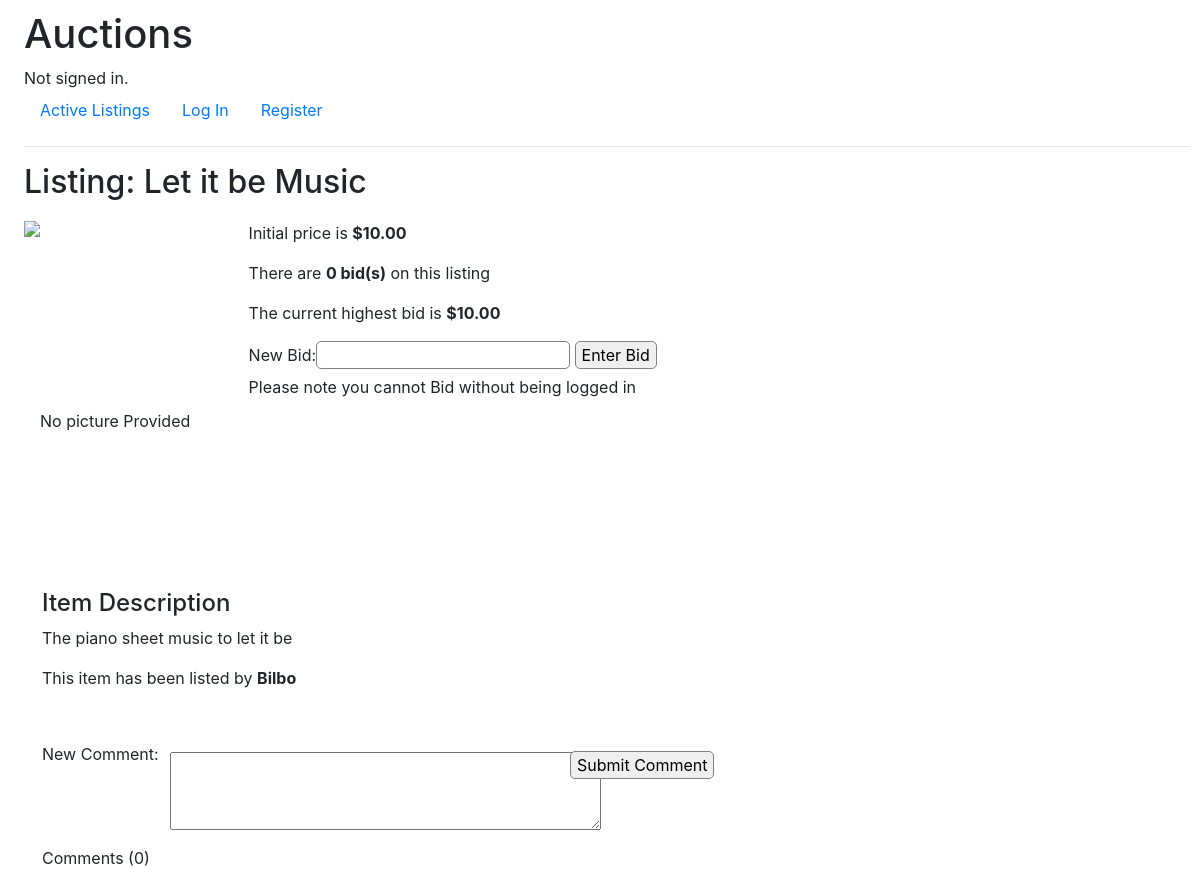
Before: /listing/15 with the older database file.
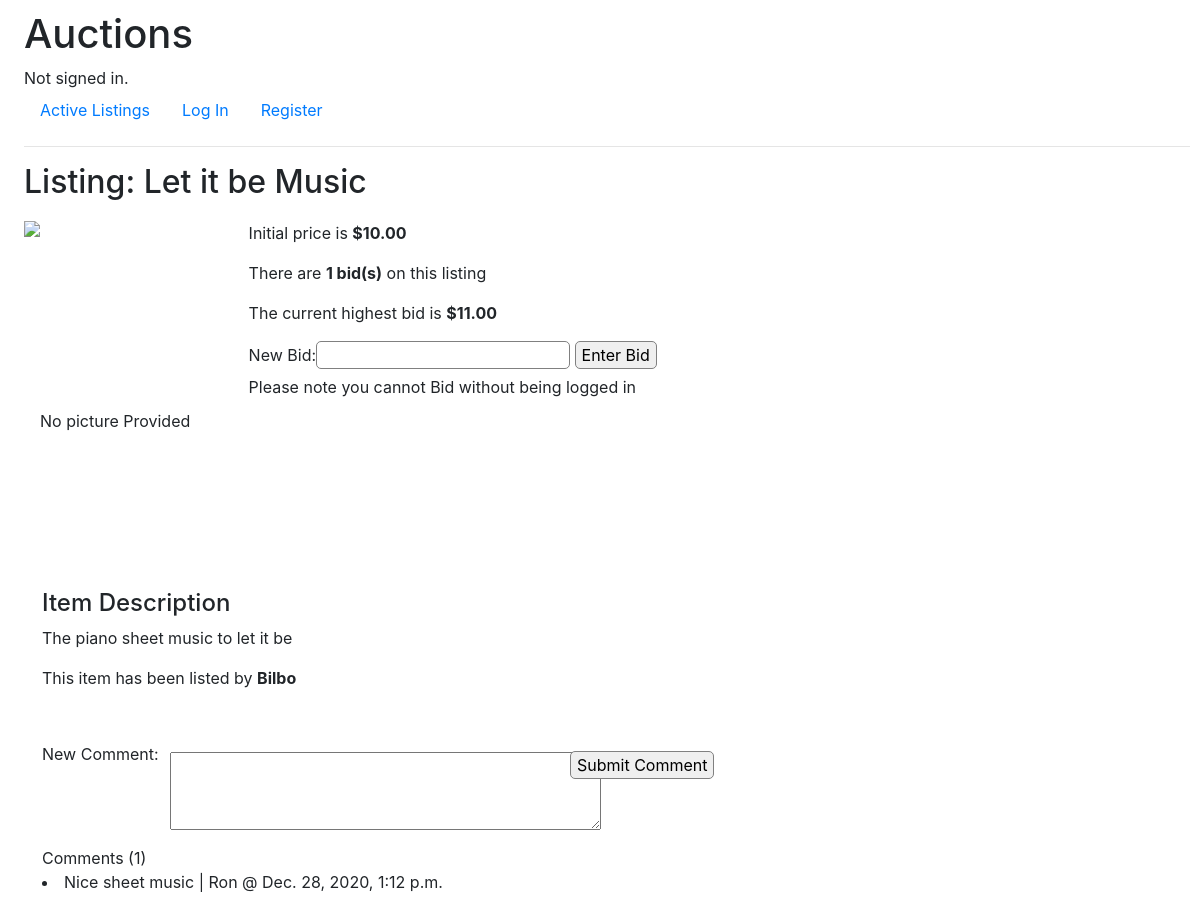
After: the same page with the newer database file.
### auctions/models.py (models this page shows, shortened)
class Auction_listings(models.Model):
    name = models.CharField(max_length=64)
    body_text = models.TextField()
    init_price = models.DecimalField(decimal_places=2, max_digits=9)
    picture = models.URLField(null = True, blank=True)
    category = models.CharField(default= "Fashion", max_length=16)
    status = models.BooleanField(default = True)
    owner = models.ForeignKey(User, on_delete = models.CASCADE, default = 2, related_name="owner")
    winner = models.ForeignKey(User, on_delete = models.CASCADE, blank = True, null = True, related_name="winner")
    watching = models.ManyToManyField(User, blank = True, related_name="watchlist")

class Bids(models.Model):
    bidding_user = models.ForeignKey(User, on_delete = models.CASCADE)
    selling_item = models.ForeignKey(Auction_listings, on_delete = models.CASCADE, related_name="item")
    bid_value = models.DecimalField(decimal_places=2, max_digits=9)
    created = models.DateTimeField(auto_now_add=True)

class Comment(models.Model):
    commenter = models.ForeignKey(User, on_delete = models.CASCADE, related_name = "my_comments")
    item = models.ForeignKey(Auction_listings, on_delete = models.CASCADE, related_name="comments")
    comment = models.TextField()
    created = models.DateTimeField(auto_now_add=True)

class User(AbstractUser):
    pass

### auctions/views.py (the view)
# urls.py: path("listing/<int:Auction_listings_id>", views.listing, name="listing"),
def listing(request, Auction_listings_id):
    all_listings = Auction_listings.objects.order_by().values_list('id', flat=True).distinct()
    valid = Auction_listings.objects.filter(id = Auction_listings_id).get().status
    listing = Auction_listings.objects.get(id = Auction_listings_id)
    bids = Bids.objects.filter(selling_item = Auction_listings_id).order_by('bid_value')
    comments = Comment.objects.filter(item = listing)
    no_bids = Bids.objects.filter(selling_item = Auction_listings_id).count()
    no_comments = Comment.objects.filter(item = Auction_listings_id).count()
    user = request.user
    lister = listing.owner
    if Bids.objects.filter(selling_item = Auction_listings_id).order_by('-bid_value').first() is not None:
        highest_bid_2 = Bids.objects.filter(selling_item = Auction_listings_id).order_by('-bid_value').first()  #if no preexisting need to get starting
        highest_bid = highest_bid_2.bid_value
    else:
        highest_bid = listing.init_price
    if listing.winner != None:
        winner = listing.winner
    elif listing.winner == None and valid == False:
        winner = "No one"
    else:
        winner = None
    if 'message' not in locals() :
        message = ""
    if Auction_listings_id not in all_listings:
        return render(request, "auctions/error_message.html", {
            "message": "This page does not exist" + str(all_listings) #Just to check which values are in all_listings
        })
    else:
        form = NewBidForm(request.POST)
        form_2 = NewCommentForm(request.POST)
        return render(request, "auctions/listing.html", {
            "listing": listing,
            "bids": bids,
            "form": form,
            "comment_form": form_2,
            "comments": comments,
            "no_comments": no_comments,
            "no_bids": no_bids,
            "valid": valid,
            "user": user,
            "lister":lister,
            "highest_bid":highest_bid,
            "message": message,
            "winner": winner
        })

### auctions/forms.py
class NewBidForm(forms.Form):
    new_bid = forms.FloatField(widget = forms.NumberInput, label = "New Bid", required= False)

class NewCommentForm(forms.Form):
    comment_content = forms.CharField(widget= forms.Textarea(attrs={'rows':3,'cols': 40}), label= "New Comment", required = False)

### auctions/templates/auctions/listing.html (shortened to what this page needs)
{% extends "auctions/layout.html" %}
{% load static %}
{% block body %}
    <link href="{% static 'auctions/css/listing.css' %}" rel="stylesheet">
    <h2>Listing: {{listing.name}}</h2>
    <div style= "height: 300px; display: flex;">
        <div style = "height: 300px; display: inline-block;">
            <img src ="{{listing.picture}}" alt = "No picture Provided" style="max-height: 300px; max-width: 400px;line-height: 400px; text-align: center;" >
        </div>
        <div style="width: 5%;"></div>
        <div style= "display: inline-block; min-width: 70px;">
            <div>
                <p>Initial price is <strong>${{listing.init_price}}</strong></p>
                <p>There are <strong>{{no_bids}} bid(s)</strong> on this listing</p>
                <p>The current highest bid is <strong>${{highest_bid}}</strong></p>
                {% if valid == True %}
                    <form action="{% url 'new_bid' listing.id%}" method = "POST">
                        {{form}}
                        <input type="submit" value="Enter Bid">
                    </form>
                {% endif %}
            </div>
            <div>
                {% if user.is_authenticated %}
                    <p>Would you like to <a href="{% url 'add_watch' listing.id%}">Add to watchlist</a>?</p>
                {% else %}
                    Please note you cannot Bid without being logged in
                {% endif %}
            </div>
        </div>
    </div>
    <div class="div_pad" style="margin-top: 50px;">
        <h4>Item Description</h4>
        <p>{{listing.body_text}}</p>
        <p>This item has been listed by <b>{{lister}}</b></p>
    </div>
    <div class="div_pad">
        {% if valid == True %}
        <form action="{% url 'new_comment' listing.id%}" method = "POST" >
            {{comment_form}}
            <input type="submit" class="com_but" value="Submit Comment">
        </form>
    {% endif %}
    <br><br><br>
    <div>
        Comments ({{no_comments}})
        {% for comment in comments %}
            <li>
                {{comment.comment}} | {{comment.commenter}} @ {{comment.created}}
            </li>
        {% endfor %}
    </div>
    </div>
{% endblock %}

Changed rows visible on the page:
added Bids: bid_value "11.00"
added Comment: comment "Nice sheet music", commenter "Ron", created "Dec. 28, 2020, 1:12 p.m."
Other visible differences:
{{ no_bids }}: "0" → "1"
{{ no_comments }}: "0" → "1"
{{ highest_bid }}: "10.00" → "11.00"
